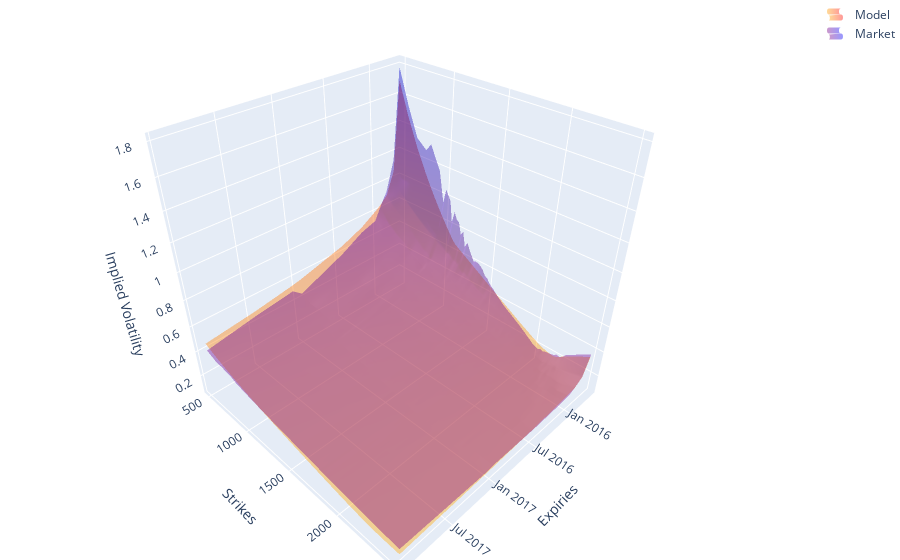
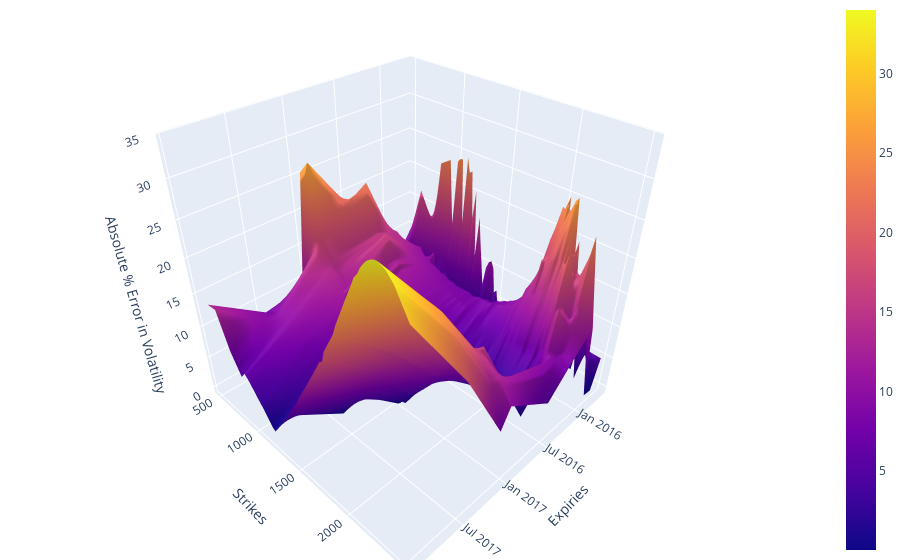
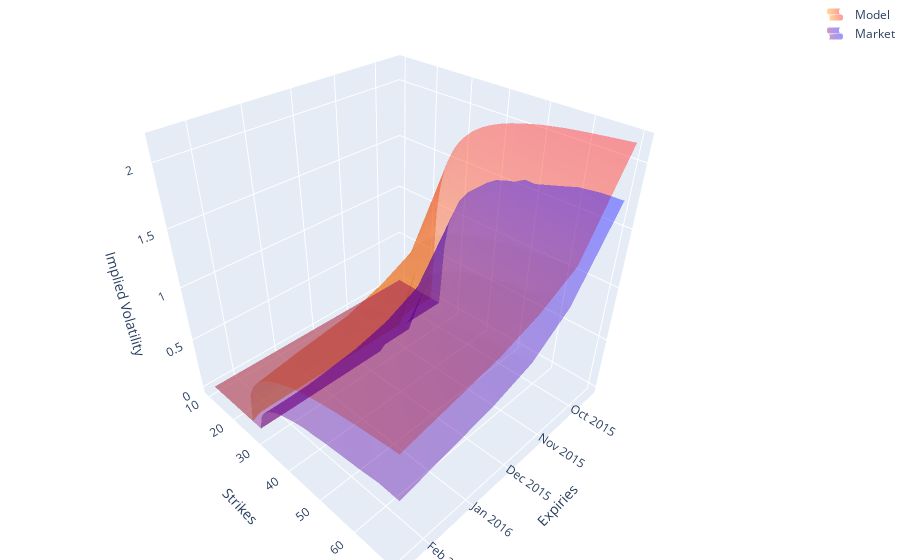
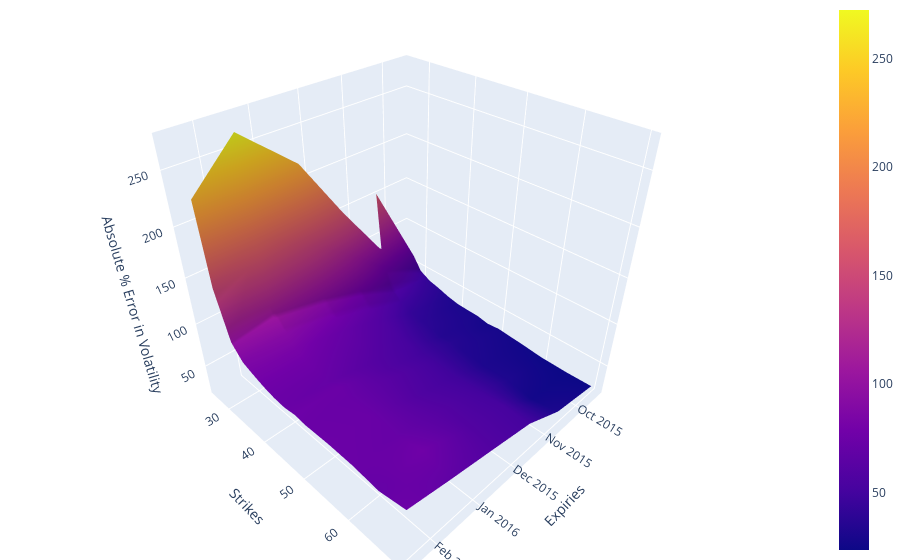

Write notebook code for charts like these, in order.
### Code cell
from stochastic_volatility_models.visualisations.volatility_surface import plot_volatility_surface_comparison, plot_volatility_surface_error_comparison

config = {
	"toImageButtonOptions": {
		"format": "svg",  # one of png, svg, jpeg, webp
		"filename": "surface",
		"height": 400,
		"width": 600,
		"scale": 1,  # Multiply title/legend/axis/canvas sizes by this factor
	}
}

model = nb.plot_surfaces(volatility=False)
empirical = nbe.plot_surfaces(volatility=False)
plot_volatility_surface_comparison(model, empirical, 0.4).show(config=config)
plot_volatility_surface_error_comparison(model, empirical, 1).show(config=config)
model = nb.plot_surfaces(volatility=True, call=True, price=False)
empirical = nbe.plot_surfaces(volatility=True, call=True, price=False)
plot_volatility_surface_comparison(model, empirical, 0.4).show(config=config)
plot_volatility_surface_error_comparison(model, empirical, 1).show(config=config)

### Figure 1 — Plotly figure (JSON) as saved in the notebook; plotly's stock layout.template omitted (floating-point values rounded to 4 significant figures; data arrays with more than 128 entries replaced by an {"elided": "..."} marker saying what was removed)
{"data": [{"colorscale": [[0, "orange"], [1, "red"]], "name": "Model", "opacity": 0.4, "showlegend": true, "showscale": false, "type": "surface", "x": ["2015-09-18", "2015-10-16", "2015-11-20", "2015-12-19", "2016-01-15", "2016-03-18", "2016-06-17", "2016-12-16", "2017-01-20", "2017-06-16", "2017-12-15"], "y": [500, 600, 700, 800, 850, 900, 950, 1000, 1025, 1050, 1075, 1100, 1125, 1150, 1175, 1200, 1225, 1250, 1275, 1300, 1325, 1350, 1375, 1400, 1425, 1450, 1475, 1500, 1525, 1550, 1575, 1600, 1625, 1650, 1675, 1700, 1725, 1750, 1775, 1800, 1825, 1850, 1875, 1900, 1925, 1950, 1975, 2000, 2025, 2050, 2075, 2100, 2125, 2150, 2175, 2200, 2225, 2250, 2275, 2300, 2350, 2400, 2500], "z": {"elided": "63x11 float values"}}, {"colorscale": [[0, "purple"], [1, "blue"]], "name": "Market", "opacity": 0.4, "showlegend": true, "showscale": false, "type": "surface", "x": ["2015-09-18", "2015-10-16", "2015-11-20", "2015-12-19", "2016-01-15", "2016-03-18", "2016-06-17", "2016-12-16", "2017-01-20", "2017-06-16", "2017-12-15"], "y": [500, 600, 700, 800, 850, 900, 950, 1000, 1025, 1050, 1075, 1100, 1125, 1150, 1175, 1200, 1225, 1250, 1275, 1300, 1325, 1350, 1375, 1400, 1425, 1450, 1475, 1500, 1525, 1550, 1575, 1600, 1625, 1650, 1675, 1700, 1725, 1750, 1775, 1800, 1825, 1850, 1875, 1900, 1925, 1950, 1975, 2000, 2025, 2050, 2075, 2100, 2125, 2150, 2175, 2200, 2225, 2250, 2275, 2300, 2350, 2400, 2500], "z": {"elided": "63x11 float values"}}], "layout": {"coloraxis": {"showscale": false}, "margin": {"b": 0, "l": 0, "r": 0, "t": 0}, "scene": {"aspectmode": "cube", "xaxis": {"title": {"text": "Expiries"}}, "yaxis": {"title": {"text": "Strikes"}}, "zaxis": {"title": {"text": "Implied Volatility"}}}}}

### Figure 2 — Plotly figure (JSON) as saved in the notebook; plotly's stock layout.template omitted (floating-point values rounded to 4 significant figures; data arrays with more than 128 entries replaced by an {"elided": "..."} marker saying what was removed)
{"data": [{"name": "Percentage Error in Model Implied Volatility surface", "opacity": 1, "type": "surface", "x": ["2015-09-18", "2015-10-16", "2015-11-20", "2015-12-19", "2016-01-15", "2016-03-18", "2016-06-17", "2016-12-16", "2017-01-20", "2017-06-16", "2017-12-15"], "y": [500, 600, 700, 800, 850, 900, 950, 1000, 1025, 1050, 1075, 1100, 1125, 1150, 1175, 1200, 1225, 1250, 1275, 1300, 1325, 1350, 1375, 1400, 1425, 1450, 1475, 1500, 1525, 1550, 1575, 1600, 1625, 1650, 1675, 1700, 1725, 1750, 1775, 1800, 1825, 1850, 1875, 1900, 1925, 1950, 1975, 2000, 2025, 2050, 2075, 2100, 2125, 2150, 2175, 2200, 2225, 2250, 2275, 2300, 2350, 2400, 2500], "z": {"elided": "63x11 float values"}}], "layout": {"margin": {"b": 0, "l": 0, "r": 0, "t": 0}, "scene": {"aspectmode": "cube", "xaxis": {"title": {"text": "Expiries"}}, "yaxis": {"title": {"text": "Strikes"}}, "zaxis": {"title": {"text": "Absolute % Error in Volatility"}}}}}

### Figure 3 — Plotly figure (JSON) as saved in the notebook; plotly's stock layout.template omitted (floating-point values rounded to 4 significant figures; data arrays with more than 128 entries replaced by an {"elided": "..."} marker saying what was removed)
{"data": [{"colorscale": [[0, "orange"], [1, "red"]], "name": "Model", "opacity": 0.4, "showlegend": true, "showscale": false, "type": "surface", "x": ["2015-09-16", "2015-10-21", "2015-11-18", "2015-12-16", "2016-01-20", "2016-02-17"], "y": [10, 11, 12, 13, 14, 15, 16, 17, 18, 19, 20, 21, 22, 23, 24, 25, 26, 27, 28, 29, 30, 32.5, 35, 37.5, 40, 42.5, 45, 47.5, 50, 55, 60, 65, 70], "z": {"elided": "33x6 float values"}}, {"colorscale": [[0, "purple"], [1, "blue"]], "name": "Market", "opacity": 0.4, "showlegend": true, "showscale": false, "type": "surface", "x": ["2015-09-16", "2015-10-21", "2015-11-18", "2015-12-16", "2016-01-20", "2016-02-17"], "y": [10, 11, 12, 13, 14, 15, 16, 17, 18, 19, 20, 21, 22, 23, 24, 25, 26, 27, 28, 29, 30, 32.5, 35, 37.5, 40, 42.5, 45, 47.5, 50, 55, 60, 65, 70], "z": {"elided": "33x6 float values"}}], "layout": {"coloraxis": {"showscale": false}, "margin": {"b": 0, "l": 0, "r": 0, "t": 0}, "scene": {"aspectmode": "cube", "xaxis": {"title": {"text": "Expiries"}}, "yaxis": {"title": {"text": "Strikes"}}, "zaxis": {"title": {"text": "Implied Volatility"}}}}}

### Figure 4 — Plotly figure (JSON) as saved in the notebook; plotly's stock layout.template omitted (floating-point values rounded to 4 significant figures; data arrays with more than 128 entries replaced by an {"elided": "..."} marker saying what was removed)
{"data": [{"name": "Percentage Error in Model Implied Volatility surface", "opacity": 1, "type": "surface", "x": ["2015-09-16", "2015-10-21", "2015-11-18", "2015-12-16", "2016-01-20", "2016-02-17"], "y": [10, 11, 12, 13, 14, 15, 16, 17, 18, 19, 20, 21, 22, 23, 24, 25, 26, 27, 28, 29, 30, 32.5, 35, 37.5, 40, 42.5, 45, 47.5, 50, 55, 60, 65, 70], "z": {"elided": "33x6 float values"}}], "layout": {"margin": {"b": 0, "l": 0, "r": 0, "t": 0}, "scene": {"aspectmode": "cube", "xaxis": {"title": {"text": "Expiries"}}, "yaxis": {"title": {"text": "Strikes"}}, "zaxis": {"title": {"text": "Absolute % Error in Volatility"}}}}}
